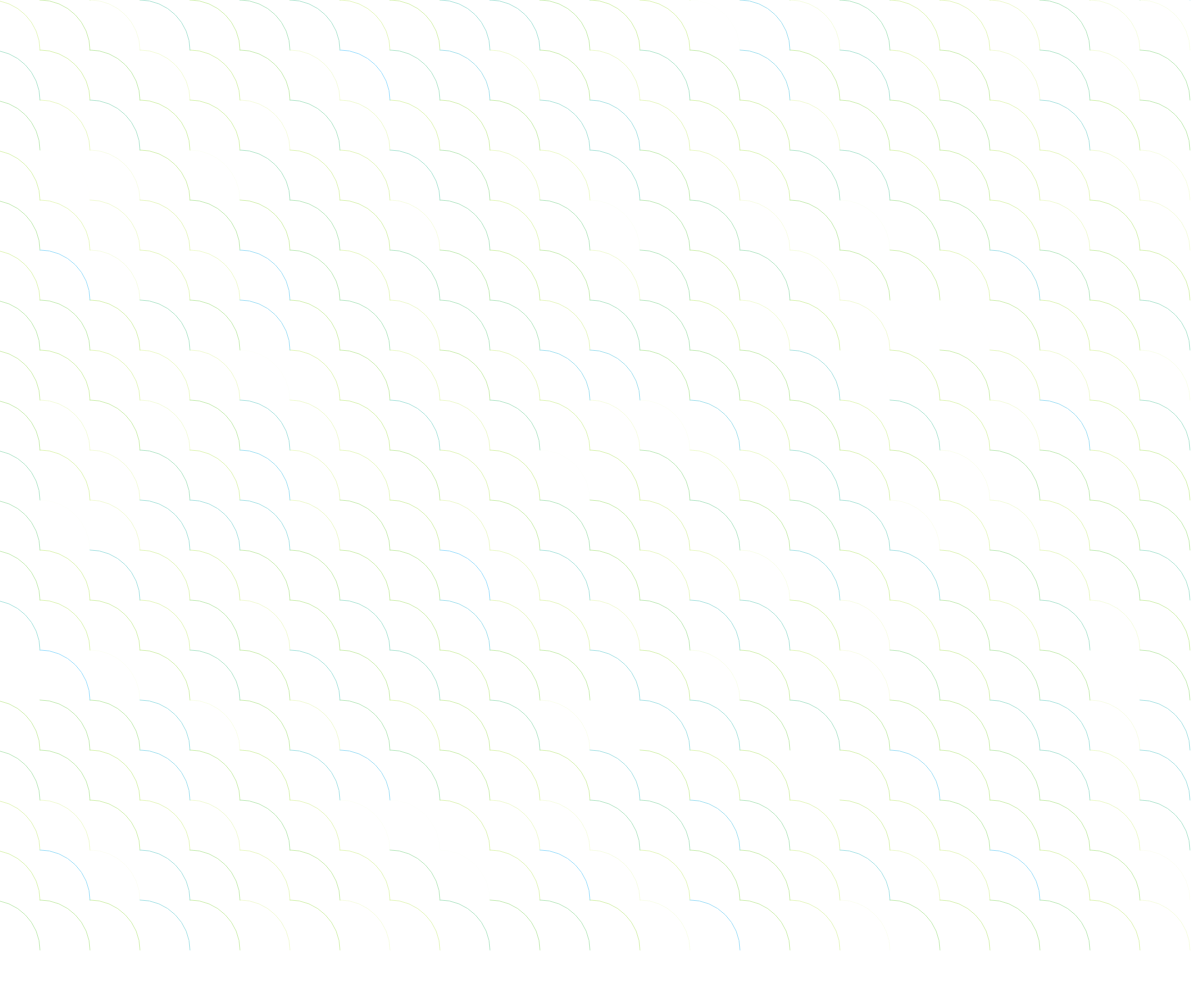
Frame 1 (no input)
Frame 60 (no input): identical to frame 1, image omitted
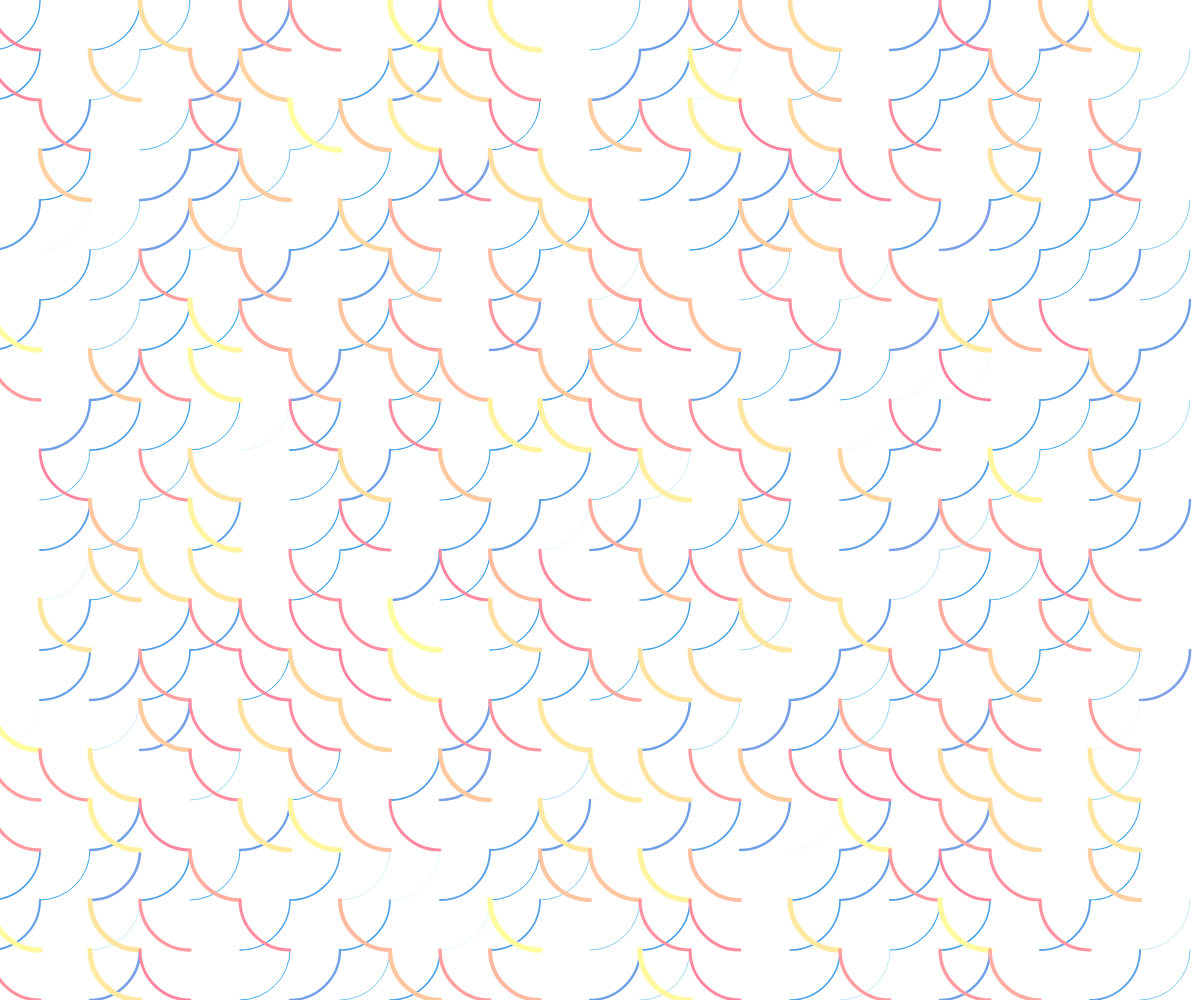
Frame 120 (the mouse pressed at the canvas centre since frame 60)

The p5.js sketch that drew these frames (run headless with seeded random() and noise() and a simulated clock; from frame 60 on, the mouse is pressed at the canvas centre):

// p5.js sketch
// ── sketch.js
function setup() {
  createCanvas(windowWidth, windowHeight);
  noFill();
  stroke(0);
  background(255);
}

function draw() {
  background(255);
  randomSeed(0);
  let a = 0;
  let prob = map(mouseX, 0, windowWidth, 0,4);
  let thickness = map(mouseY, 0 , windowHeight,1,10);
  //var deltaX = map(mouseX, 0, windowWidth, 10, 100);
  for(let x= 0;x< windowWidth; x +=50 ){
    for(let y = 0; y<windowHeight; y += 50){
      a = random(0,1);
      
      if(a<0.25*prob){
        strokeWeight(thickness*a);
        stroke(255*a,160,230);
        arc(x-10,y,100,100,0, HALF_PI);
      }
      else if(a<0.5*prob){
        strokeWeight(thickness*a);
        stroke(255, 255*a, 160);
        arc(x-10,y,100,100,HALF_PI, PI);
      }
      else if(a<0.75*prob){
        
        strokeWeight(thickness*a);
        stroke(230,170, 255*a);
        arc(x-10,y,100,100,PI, PI + HALF_PI);
      }
      else{
        strokeWeight(thickness*a);
        stroke(180, 230, 255*a);
        arc(x-10,y,100,100,PI+HALF_PI, TWO_PI);
      }
    }
  }
  //ellipse(30,30,50,50);
  
}
